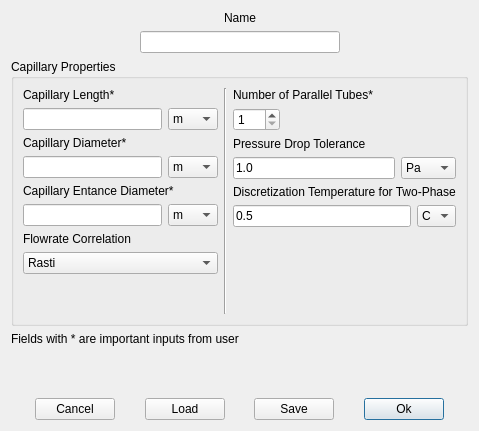
<?xml version="1.0" encoding="UTF-8"?>
<ui version="4.0">
 <class>Form</class>
 <widget class="QWidget" name="Form">
  <property name="geometry">
   <rect>
    <x>0</x>
    <y>0</y>
    <width>479</width>
    <height>431</height>
   </rect>
  </property>
  <property name="windowTitle">
   <string>Capillary Tube Definition</string>
  </property>
  <layout class="QVBoxLayout" name="verticalLayout_8">
   <item>
    <layout class="QHBoxLayout" name="horizontalLayout_18">
     <item>
      <spacer name="horizontalSpacer_4">
       <property name="orientation">
        <enum>Qt::Horizontal</enum>
       </property>
       <property name="sizeHint" stdset="0">
        <size>
         <width>40</width>
         <height>20</height>
        </size>
       </property>
      </spacer>
     </item>
     <item>
      <layout class="QVBoxLayout" name="verticalLayout">
       <item>
        <widget class="QLabel" name="Capillary_name_label">
         <property name="toolTip">
          <string>Capillary tube name to be identified with later in the database</string>
         </property>
         <property name="text">
          <string>Name</string>
         </property>
         <property name="alignment">
          <set>Qt::AlignCenter</set>
         </property>
        </widget>
       </item>
       <item>
        <layout class="QHBoxLayout" name="horizontalLayout_2">
         <item>
          <widget class="QLineEdit" name="Capillary_name">
           <property name="minimumSize">
            <size>
             <width>200</width>
             <height>0</height>
            </size>
           </property>
           <property name="toolTip">
            <string>Capillary tube name to be identified with later in the database</string>
           </property>
          </widget>
         </item>
        </layout>
       </item>
      </layout>
     </item>
     <item>
      <spacer name="horizontalSpacer_5">
       <property name="orientation">
        <enum>Qt::Horizontal</enum>
       </property>
       <property name="sizeHint" stdset="0">
        <size>
         <width>40</width>
         <height>20</height>
        </size>
       </property>
      </spacer>
     </item>
    </layout>
   </item>
   <item>
    <widget class="QGroupBox" name="Capillary_properties_group">
     <property name="title">
      <string>Capillary Properties</string>
     </property>
     <layout class="QHBoxLayout" name="horizontalLayout_19">
      <item>
       <layout class="QVBoxLayout" name="verticalLayout_19">
        <item>
         <layout class="QVBoxLayout" name="verticalLayout_2">
          <item>
           <widget class="QLabel" name="Capillary_length_label">
            <property name="toolTip">
             <string>Capillary tube total length</string>
            </property>
            <property name="text">
             <string>Capillary Length*</string>
            </property>
           </widget>
          </item>
          <item>
           <layout class="QHBoxLayout" name="horizontalLayout_3">
            <item>
             <widget class="QLineEdit" name="Capillary_length">
              <property name="toolTip">
               <string>Capillary tube total length</string>
              </property>
              <property name="maxLength">
               <number>8</number>
              </property>
             </widget>
            </item>
            <item>
             <widget class="QComboBox" name="Capillary_length_unit">
              <item>
               <property name="text">
                <string>m</string>
               </property>
              </item>
              <item>
               <property name="text">
                <string>cm</string>
               </property>
              </item>
              <item>
               <property name="text">
                <string>mm</string>
               </property>
              </item>
              <item>
               <property name="text">
                <string>ft</string>
               </property>
              </item>
              <item>
               <property name="text">
                <string>in</string>
               </property>
              </item>
             </widget>
            </item>
           </layout>
          </item>
         </layout>
        </item>
        <item>
         <layout class="QVBoxLayout" name="verticalLayout_3">
          <item>
           <widget class="QLabel" name="Capillary_D_label">
            <property name="toolTip">
             <string>Capillary tube inner diameter</string>
            </property>
            <property name="text">
             <string>Capillary Diameter*</string>
            </property>
           </widget>
          </item>
          <item>
           <layout class="QHBoxLayout" name="horizontalLayout_4">
            <item>
             <widget class="QLineEdit" name="Capillary_D">
              <property name="toolTip">
               <string>Capillary tube inner diameter</string>
              </property>
              <property name="maxLength">
               <number>8</number>
              </property>
             </widget>
            </item>
            <item>
             <widget class="QComboBox" name="Capillary_D_unit">
              <item>
               <property name="text">
                <string>m</string>
               </property>
              </item>
              <item>
               <property name="text">
                <string>cm</string>
               </property>
              </item>
              <item>
               <property name="text">
                <string>mm</string>
               </property>
              </item>
              <item>
               <property name="text">
                <string>ft</string>
               </property>
              </item>
              <item>
               <property name="text">
                <string>in</string>
               </property>
              </item>
             </widget>
            </item>
           </layout>
          </item>
         </layout>
        </item>
        <item>
         <layout class="QVBoxLayout" name="verticalLayout_4">
          <item>
           <widget class="QLabel" name="Capillary_entrance_D_label">
            <property name="toolTip">
             <string>Capillary tube inlet diameter; This is usually taken as the liquid line inner diameter. This will account for the entrance pressure losses due to the sudden change in cross sectional area</string>
            </property>
            <property name="text">
             <string>Capillary Entance Diameter*</string>
            </property>
           </widget>
          </item>
          <item>
           <layout class="QHBoxLayout" name="horizontalLayout_5">
            <item>
             <widget class="QLineEdit" name="Capillary_entrance_D">
              <property name="toolTip">
               <string>Capillary tube inlet diameter; This is usually taken as the liquid line inner diameter. This will account for the entrance pressure losses due to the sudden change in cross sectional area</string>
              </property>
              <property name="maxLength">
               <number>8</number>
              </property>
             </widget>
            </item>
            <item>
             <widget class="QComboBox" name="Capillary_entrance_D_unit">
              <item>
               <property name="text">
                <string>m</string>
               </property>
              </item>
              <item>
               <property name="text">
                <string>cm</string>
               </property>
              </item>
              <item>
               <property name="text">
                <string>mm</string>
               </property>
              </item>
              <item>
               <property name="text">
                <string>ft</string>
               </property>
              </item>
              <item>
               <property name="text">
                <string>in</string>
               </property>
              </item>
             </widget>
            </item>
           </layout>
          </item>
         </layout>
        </item>
        <item>
         <layout class="QVBoxLayout" name="verticalLayout_7">
          <item>
           <widget class="QLabel" name="Capillary_correlation_label">
            <property name="toolTip">
             <string>Capillary tube inlet diameter; This is usually taken as the liquid line inner diameter. This will account for the entrance pressure losses due to the sudden change in cross sectional area</string>
            </property>
            <property name="text">
             <string>Flowrate Correlation</string>
            </property>
           </widget>
          </item>
          <item>
           <layout class="QHBoxLayout" name="horizontalLayout_8">
            <item>
             <widget class="QComboBox" name="Capillary_correlation">
              <property name="toolTip">
               <string>The correlation used for solving capillary tube</string>
              </property>
              <property name="currentIndex">
               <number>4</number>
              </property>
              <item>
               <property name="text">
                <string>Choi</string>
               </property>
              </item>
              <item>
               <property name="text">
                <string>Wolf</string>
               </property>
              </item>
              <item>
               <property name="text">
                <string>Wolf Physics</string>
               </property>
              </item>
              <item>
               <property name="text">
                <string>Wolf&amp;Pate</string>
               </property>
              </item>
              <item>
               <property name="text">
                <string>Rasti</string>
               </property>
              </item>
             </widget>
            </item>
           </layout>
          </item>
         </layout>
        </item>
        <item>
         <spacer name="verticalSpacer_2">
          <property name="orientation">
           <enum>Qt::Vertical</enum>
          </property>
          <property name="sizeHint" stdset="0">
           <size>
            <width>20</width>
            <height>40</height>
           </size>
          </property>
         </spacer>
        </item>
       </layout>
      </item>
      <item>
       <widget class="Line" name="line">
        <property name="orientation">
         <enum>Qt::Vertical</enum>
        </property>
       </widget>
      </item>
      <item>
       <layout class="QVBoxLayout" name="verticalLayout_18">
        <item>
         <layout class="QVBoxLayout" name="verticalLayout_5">
          <item>
           <widget class="QLabel" name="Capillary_N_tubes_label">
            <property name="toolTip">
             <string>If capillary tube consisted of several parallel tubes.</string>
            </property>
            <property name="text">
             <string>Number of Parallel Tubes*</string>
            </property>
           </widget>
          </item>
          <item>
           <layout class="QHBoxLayout" name="horizontalLayout_6">
            <item>
             <widget class="QSpinBox" name="Capillary_N_tubes">
              <property name="toolTip">
               <string>If capillary tube consisted of several parallel tubes.</string>
              </property>
              <property name="minimum">
               <number>1</number>
              </property>
              <property name="maximum">
               <number>100</number>
              </property>
             </widget>
            </item>
            <item>
             <spacer name="horizontalSpacer_8">
              <property name="orientation">
               <enum>Qt::Horizontal</enum>
              </property>
              <property name="sizeHint" stdset="0">
               <size>
                <width>40</width>
                <height>20</height>
               </size>
              </property>
             </spacer>
            </item>
           </layout>
          </item>
         </layout>
        </item>
        <item>
         <layout class="QVBoxLayout" name="verticalLayout_11">
          <item>
           <widget class="QLabel" name="Capillary_DP_tolerance_label">
            <property name="toolTip">
             <string>Due to trial and error solver, the pressure drop will be solved for until the pressure drop tolerance</string>
            </property>
            <property name="text">
             <string>Pressure Drop Tolerance</string>
            </property>
           </widget>
          </item>
          <item>
           <layout class="QHBoxLayout" name="horizontalLayout_12">
            <item>
             <widget class="QLineEdit" name="Capillary_DP_tolerance">
              <property name="toolTip">
               <string>Due to trial and error solver, the pressure drop will be solved for until the pressure drop tolerance</string>
              </property>
              <property name="text">
               <string>1.0</string>
              </property>
              <property name="maxLength">
               <number>8</number>
              </property>
             </widget>
            </item>
            <item>
             <widget class="QComboBox" name="Capillary_DP_tolerance_unit">
              <property name="enabled">
               <bool>true</bool>
              </property>
              <item>
               <property name="text">
                <string>Pa</string>
               </property>
              </item>
              <item>
               <property name="text">
                <string>kPa</string>
               </property>
              </item>
              <item>
               <property name="text">
                <string>MPa</string>
               </property>
              </item>
              <item>
               <property name="text">
                <string>bar</string>
               </property>
              </item>
              <item>
               <property name="text">
                <string>atm</string>
               </property>
              </item>
              <item>
               <property name="text">
                <string>psi</string>
               </property>
              </item>
             </widget>
            </item>
           </layout>
          </item>
         </layout>
        </item>
        <item>
         <layout class="QVBoxLayout" name="verticalLayout_6">
          <item>
           <widget class="QLabel" name="Capillary_DT_label">
            <property name="toolTip">
             <string>The discretization temperature for the two-phase region. the capillary tube length will be devided to segments in the two phase region, with each segment has a temperature drop of the selected value of discretization temperature. choosing a very low value can cause the solver to be very slow.</string>
            </property>
            <property name="text">
             <string>Discretization Temperature for Two-Phase</string>
            </property>
           </widget>
          </item>
          <item>
           <layout class="QHBoxLayout" name="horizontalLayout_7">
            <item>
             <widget class="QLineEdit" name="Capillary_DT">
              <property name="toolTip">
               <string>The discretization temperature for the two-phase region. the capillary tube length will be devided to segments in the two phase region, with each segment has a temperature drop of the selected value of discretization temperature. choosing a very low value can cause the solver to be very slow.</string>
              </property>
              <property name="text">
               <string>0.5</string>
              </property>
              <property name="maxLength">
               <number>8</number>
              </property>
             </widget>
            </item>
            <item>
             <widget class="QComboBox" name="Capillary_DT_unit">
              <item>
               <property name="text">
                <string>C</string>
               </property>
              </item>
              <item>
               <property name="text">
                <string>F</string>
               </property>
              </item>
             </widget>
            </item>
           </layout>
          </item>
         </layout>
        </item>
        <item>
         <spacer name="verticalSpacer_3">
          <property name="orientation">
           <enum>Qt::Vertical</enum>
          </property>
          <property name="sizeHint" stdset="0">
           <size>
            <width>20</width>
            <height>40</height>
           </size>
          </property>
         </spacer>
        </item>
       </layout>
      </item>
     </layout>
    </widget>
   </item>
   <item>
    <widget class="QLabel" name="label">
     <property name="text">
      <string>Fields with * are important inputs from user</string>
     </property>
    </widget>
   </item>
   <item>
    <spacer name="verticalSpacer">
     <property name="orientation">
      <enum>Qt::Vertical</enum>
     </property>
     <property name="sizeHint" stdset="0">
      <size>
       <width>20</width>
       <height>40</height>
      </size>
     </property>
    </spacer>
   </item>
   <item>
    <layout class="QHBoxLayout" name="horizontalLayout">
     <item>
      <spacer name="horizontalSpacer">
       <property name="orientation">
        <enum>Qt::Horizontal</enum>
       </property>
       <property name="sizeHint" stdset="0">
        <size>
         <width>40</width>
         <height>20</height>
        </size>
       </property>
      </spacer>
     </item>
     <item>
      <widget class="QPushButton" name="Capillary_cancel_button">
       <property name="toolTip">
        <string>Cancel</string>
       </property>
       <property name="text">
        <string>Cancel</string>
       </property>
      </widget>
     </item>
     <item>
      <spacer name="horizontalSpacer_6">
       <property name="orientation">
        <enum>Qt::Horizontal</enum>
       </property>
       <property name="sizeHint" stdset="0">
        <size>
         <width>40</width>
         <height>20</height>
        </size>
       </property>
      </spacer>
     </item>
     <item>
      <widget class="QPushButton" name="Capillary_load_button">
       <property name="toolTip">
        <string>Load an external capillary tube file</string>
       </property>
       <property name="text">
        <string>Load</string>
       </property>
      </widget>
     </item>
     <item>
      <spacer name="horizontalSpacer_7">
       <property name="orientation">
        <enum>Qt::Horizontal</enum>
       </property>
       <property name="sizeHint" stdset="0">
        <size>
         <width>40</width>
         <height>20</height>
        </size>
       </property>
      </spacer>
     </item>
     <item>
      <widget class="QPushButton" name="Capillary_save_button">
       <property name="toolTip">
        <string>Save capillary tube file externally</string>
       </property>
       <property name="text">
        <string>Save</string>
       </property>
      </widget>
     </item>
     <item>
      <spacer name="horizontalSpacer_2">
       <property name="orientation">
        <enum>Qt::Horizontal</enum>
       </property>
       <property name="sizeHint" stdset="0">
        <size>
         <width>40</width>
         <height>20</height>
        </size>
       </property>
      </spacer>
     </item>
     <item>
      <widget class="QPushButton" name="Capillary_ok_button">
       <property name="toolTip">
        <string>Ok</string>
       </property>
       <property name="text">
        <string>Ok</string>
       </property>
       <property name="default">
        <bool>true</bool>
       </property>
      </widget>
     </item>
     <item>
      <spacer name="horizontalSpacer_3">
       <property name="orientation">
        <enum>Qt::Horizontal</enum>
       </property>
       <property name="sizeHint" stdset="0">
        <size>
         <width>40</width>
         <height>20</height>
        </size>
       </property>
      </spacer>
     </item>
    </layout>
   </item>
  </layout>
 </widget>
 <resources/>
 <connections/>
</ui>
